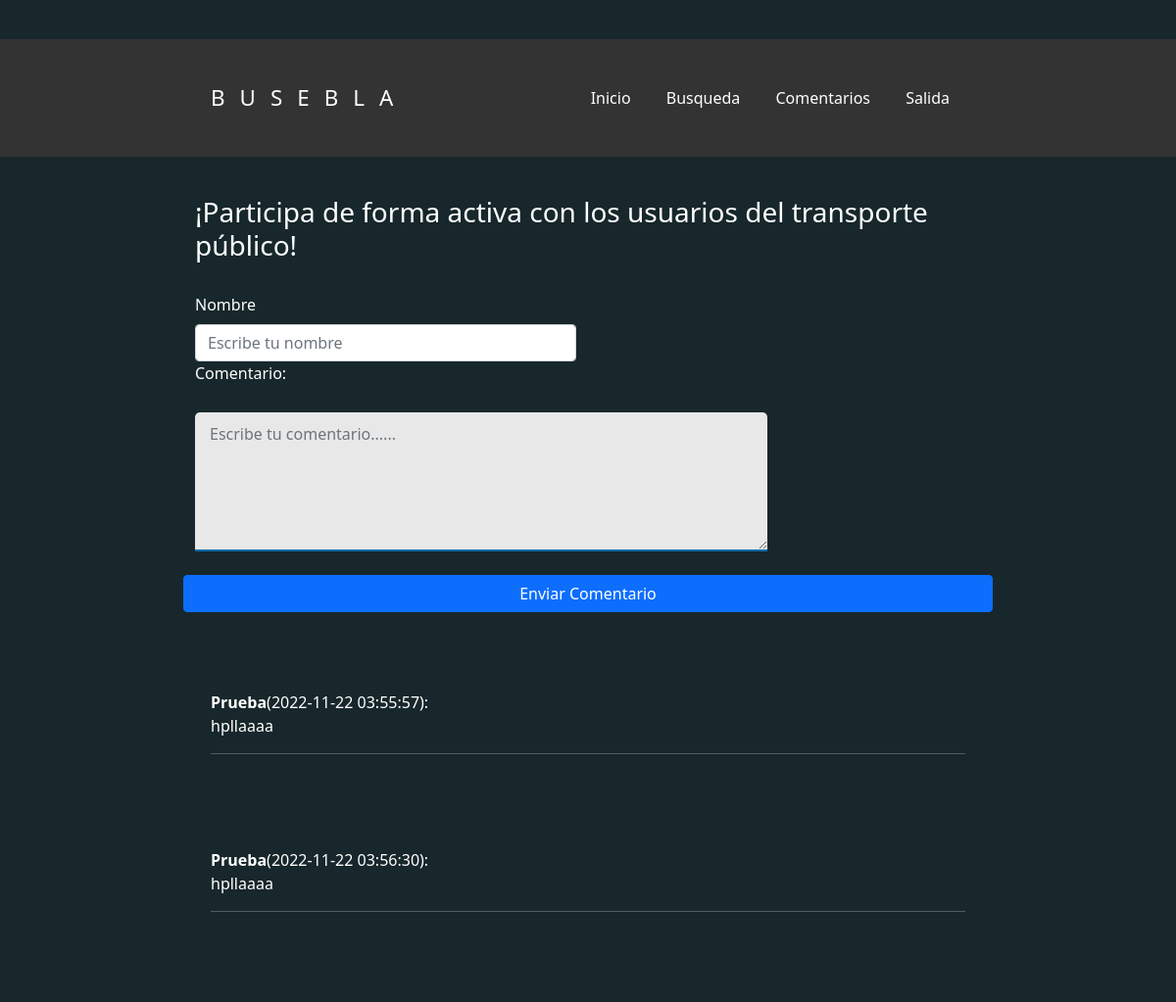
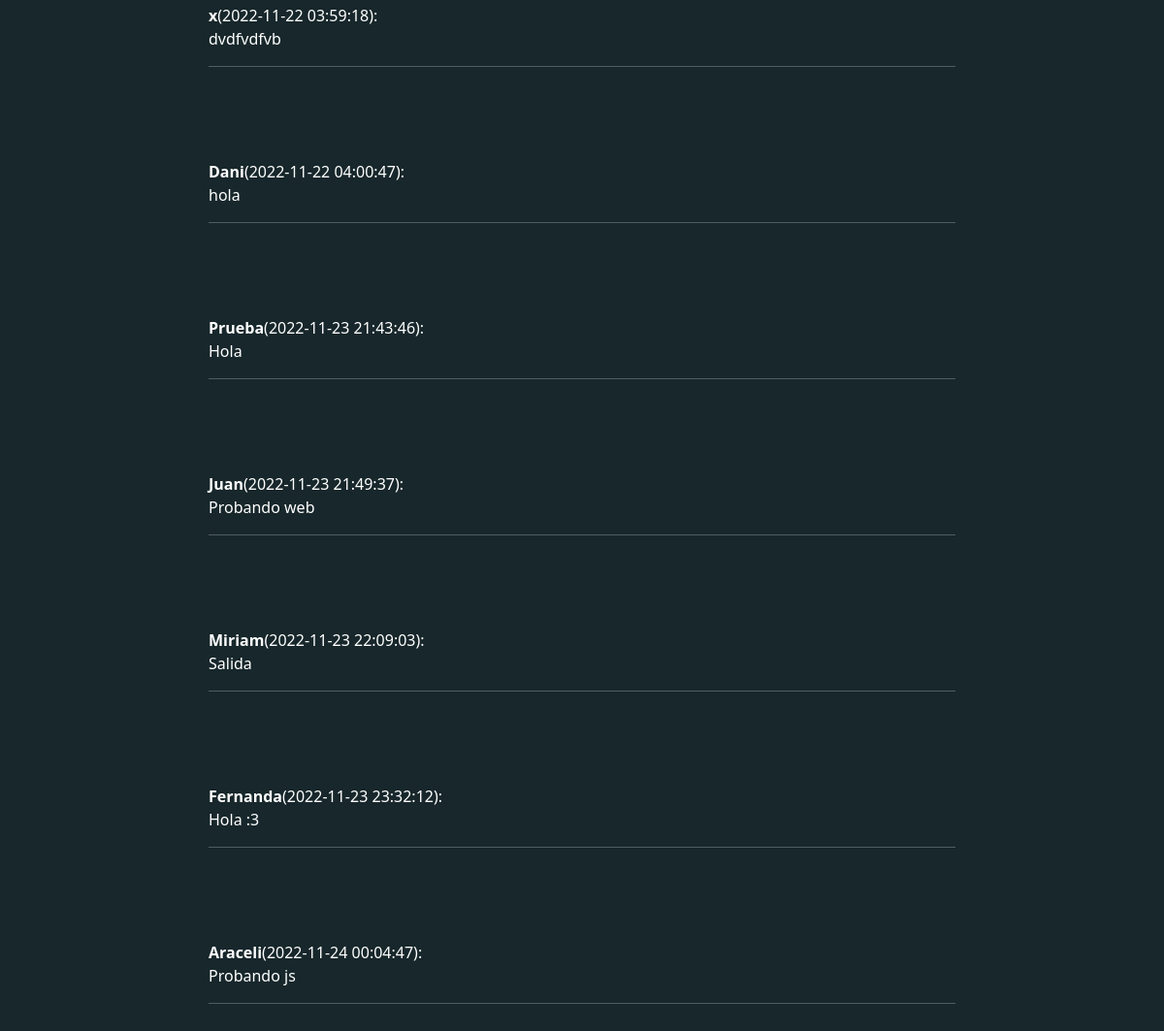
Screenshot of /comentario.php with the database file from the repository (2 pictures, top to bottom).
### tables this page shows
CREATE TABLE `comentarios` (
  `id` int(11) NOT NULL,
  `nombre` varchar(25) NOT NULL,
  `comentario` varchar(200) NOT NULL,
  `fecha` timestamp NOT NULL DEFAULT current_timestamp() ON UPDATE current_timestamp()
);

### comentario.php (the view, shortened to what this page needs)
<!DOCTYPE html>
<html lang="en">
<head>
    <link href="https://cdn.jsdelivr.net/npm/bootstrap@5.0.2/dist/css/bootstrap.min.css" rel="stylesheet"
>
    <link rel="stylesheet" type="text/css" href="estilos.css">
</head>
<body>
    <form method="POST" action="enviarcomentario.php">
        <header class="header">
            <div class="container logo-nav-container">
                <a href="#" class="logo">BUSEBLA</a>
                <nav class="navigation">
                    <ul>
                        <li><a href="#">Inicio</a></li>
                        <li><a href="Busqueda.html">Busqueda</a></li>
                        <li><a href="comentario.php">Comentarios</a></li>
                        <li><a href="index.html">Salida</a></li>
                    </ul>
                </nav>
            </div>
        </header>
        <section id="app">
            <div class="container px-4">
            <h3>¡Participa de forma activa con los usuarios del transporte público!</h3>
            <br>
            <div class="row">
                <div class="col-6">
                <div class="col-12">
                    <div class="form-group">
                    <label for="nombre" class="form-label">Nombre</label>
                    <input class="form-control" name="nombre" type="text" id="nombre" placeholder="Escribe tu nombre" required >
                    </div>
                </div>
                <div class="form-group">
                    <label for="comentario" class="form-label">Comentario:</label>
                    <textarea class="form-control" name="comentario" cols="30" rows="5" type="text" id="comentario" placeholder="Escribe tu comentario......"></textarea>
                </div>
                <br>
                </div>
                <br>
                <input class="btn btn-primary" type="submit"  value="Enviar Comentario">
            </div>
            </div>
        </section>
    </form>
<?php
include("conexion.php");
$resultado= mysqli_query($conn, 'SELECT * FROM comentarios');
while($comentario = mysqli_fetch_object($resultado)){
?>
<div class="container">
    <b><?php echo($comentario->nombre);  ?></b>(<?php echo ($comentario->fecha); ?>):
    <br />
    <?php echo ($comentario->comentario);?>
    <br />
    <hr />
</div>
<?php
}
?>
</body>
</html>

### estilos.css (style rules this page uses)
body { height: 100%; padding-top: 40px; padding-bottom: 40px; background-color: #17272b; }
.container { width: 85%; max-width: 850px; margin: 0 auto; color: white; border-radius: 8px; padding: 40px; }
.container textarea { width: 150%; border: none; background: #E8E8E8; padding: 10px 15px; height: 60%; border-radius: 5px 5px 0px 0px; border-bottom: 2px solid #016BA8; transition: all 0.5s; margin-top: 20px; }
header { background: #333; color: white; }
.header a { color: white; text-decoration: none; }
.logo-nav-container { display: flex; justify-content: space-between; align-items: center; flex-wrap: wrap; }
.logo { letter-spacing: 15px; font-size: 1.4em; }
.navigation ul { margin: 0; padding: 0; list-style: none; }
.navigation ul li { display: inline-block; }
.navigation ul li a { display: block; padding: 0.5rem 1rem; transition: all 0.4s linear; border-radius: 5px; }

### rows the page displays
comentarios: nombre "Prueba", fecha "2022-11-22 03:55:57", comentario "hpllaaaa"
comentarios: nombre "Prueba", fecha "2022-11-22 03:56:30", comentario "hpllaaaa"
comentarios: nombre "x", fecha "2022-11-22 03:59:18", comentario "dvdfvdfvb"
comentarios: nombre "Dani", fecha "2022-11-22 04:00:47", comentario "hola"
comentarios: nombre "Prueba", fecha "2022-11-23 21:43:46", comentario "Hola"
comentarios: nombre "Juan", fecha "2022-11-23 21:49:37", comentario "Probando web"
comentarios: nombre "Miriam", fecha "2022-11-23 22:09:03", comentario "Salida"
comentarios: nombre "Fernanda", fecha "2022-11-23 23:32:12", comentario "Hola :3"
comentarios: nombre "Araceli", fecha "2022-11-24 00:04:47", comentario "Probando js"
